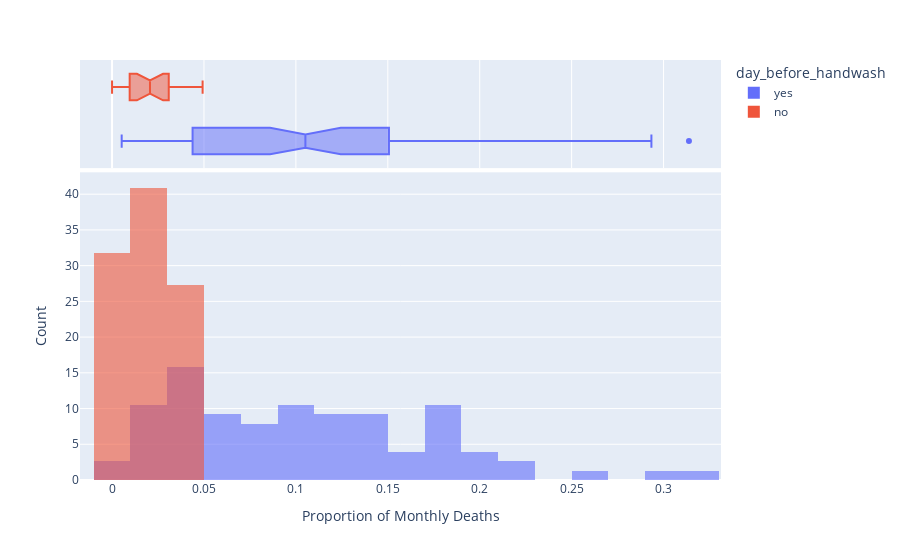

Notebook source saved alongside this figure:
### Markdown cell above
### Use Histograms to Visualise the Monthly Distribution of Outcomes

**Challenge**: Create a [plotly histogram](https://plotly.com/python/histograms/) to show the monthly percentage of deaths. 

* Use docs to check out the available parameters. Use the [`color` parameter](https://plotly.github.io/plotly.py-docs/generated/plotly.express.histogram.html) to display two overlapping histograms.
* The time period of handwashing is shorter than not handwashing. Change `histnorm` to `percent` to make the time periods comparable. 
* Make the histograms slighlty transparent
* Experiment with the number of bins on the histogram. Which number work well in communicating the range of outcomes?
* Just for fun, display your box plot on the top of the histogram using the `marginal` parameter.

### Code cell
hist = px.histogram(df_monthly, 
                   x='pct_deaths', 
                   color='day_before_handwash',
                   nbins=30,
                   opacity=0.6,
                   barmode='overlay',
                   histnorm='percent',
                   marginal='box',)
 
hist.update_layout(xaxis_title='Proportion of Monthly Deaths',
                   yaxis_title='Count',)
 
hist.show()

### Figure 1 — Plotly figure (JSON) as saved in the notebook; plotly's stock layout.template omitted (floating-point values rounded to 4 significant figures)
{"data": [{"alignmentgroup": "True", "bingroup": "x", "histnorm": "percent", "hovertemplate": "day_before_handwash=yes<br>pct_deaths=%{x}<br>percent=%{y}<extra></extra>", "legendgroup": "yes", "marker": {"color": "#636efa", "opacity": 0.6, "pattern": {"shape": ""}}, "name": "yes", "nbinsx": 30, "offsetgroup": "yes", "orientation": "v", "showlegend": true, "type": "histogram", "x": [0.1457, 0.07531, 0.04332, 0.01569, 0.007843, 0.05, 0.08421, 0.01351, 0.01878, 0.1102, 0.2255, 0.2085, 0.1222, 0.1023, 0.1074, 0.03226, 0.06593, 0.2078, 0.2546, 0.1839, 0.2934, 0.2297, 0.3138, 0.1912, 0.1597, 0.1241, 0.1193, 0.06098, 0.04082, 0.005236, 0.01554, 0.02262, 0.176, 0.07143, 0.08051, 0.1516, 0.1128, 0.1703, 0.1731, 0.05833, 0.02679, 0.04369, 0.0632, 0.01224, 0.03226, 0.1102, 0.1055, 0.07591, 0.04745, 0.04452, 0.04231, 0.04392, 0.07143, 0.06122, 0.03586, 0.1055, 0.1484, 0.1094, 0.1049, 0.1339, 0.1809, 0.1543, 0.1897, 0.1344, 0.1015, 0.131, 0.1806, 0.1439, 0.1496, 0.1077, 0.05369, 0.03215, 0.01923, 0.03607, 0.1827, 0.1224], "xaxis": "x", "yaxis": "y"}, {"alignmentgroup": "True", "hovertemplate": "day_before_handwash=yes<br>pct_deaths=%{x}<extra></extra>", "legendgroup": "yes", "marker": {"color": "#636efa"}, "name": "yes", "notched": true, "offsetgroup": "yes", "showlegend": false, "type": "box", "x": [0.1457, 0.07531, 0.04332, 0.01569, 0.007843, 0.05, 0.08421, 0.01351, 0.01878, 0.1102, 0.2255, 0.2085, 0.1222, 0.1023, 0.1074, 0.03226, 0.06593, 0.2078, 0.2546, 0.1839, 0.2934, 0.2297, 0.3138, 0.1912, 0.1597, 0.1241, 0.1193, 0.06098, 0.04082, 0.005236, 0.01554, 0.02262, 0.176, 0.07143, 0.08051, 0.1516, 0.1128, 0.1703, 0.1731, 0.05833, 0.02679, 0.04369, 0.0632, 0.01224, 0.03226, 0.1102, 0.1055, 0.07591, 0.04745, 0.04452, 0.04231, 0.04392, 0.07143, 0.06122, 0.03586, 0.1055, 0.1484, 0.1094, 0.1049, 0.1339, 0.1809, 0.1543, 0.1897, 0.1344, 0.1015, 0.131, 0.1806, 0.1439, 0.1496, 0.1077, 0.05369, 0.03215, 0.01923, 0.03607, 0.1827, 0.1224], "xaxis": "x2", "yaxis": "y2"}, {"alignmentgroup": "True", "bingroup": "x", "histnorm": "percent", "hovertemplate": "day_before_handwash=no<br>pct_deaths=%{x}<br>percent=%{y}<extra></extra>", "legendgroup": "no", "marker": {"color": "#EF553B", "opacity": 0.6, "pattern": {"shape": ""}}, "name": "no", "nbinsx": 30, "offsetgroup": "no", "orientation": "v", "showlegend": true, "type": "histogram", "x": [0.02239, 0.012, 0.01894, 0.0458, 0.03957, 0.04472, 0.0293, 0.03534, 0.006873, 0, 0.006557, 0.009585, 0.01136, 0.003717, 0, 0.009615, 0.02341, 0.02903, 0.0134, 0.02233, 0.03085, 0.04926], "xaxis": "x", "yaxis": "y"}, {"alignmentgroup": "True", "hovertemplate": "day_before_handwash=no<br>pct_deaths=%{x}<extra></extra>", "legendgroup": "no", "marker": {"color": "#EF553B"}, "name": "no", "notched": true, "offsetgroup": "no", "showlegend": false, "type": "box", "x": [0.02239, 0.012, 0.01894, 0.0458, 0.03957, 0.04472, 0.0293, 0.03534, 0.006873, 0, 0.006557, 0.009585, 0.01136, 0.003717, 0, 0.009615, 0.02341, 0.02903, 0.0134, 0.02233, 0.03085, 0.04926], "xaxis": "x2", "yaxis": "y2"}], "layout": {"barmode": "overlay", "legend": {"title": {"text": "day_before_handwash"}, "tracegroupgap": 0}, "margin": {"t": 60}, "xaxis": {"anchor": "y", "domain": [0, 1], "title": {"text": "Proportion of Monthly Deaths"}}, "xaxis2": {"anchor": "y2", "domain": [0, 1], "matches": "x", "showgrid": true, "showticklabels": false}, "yaxis": {"anchor": "x", "domain": [0, 0.7326], "title": {"text": "Count"}}, "yaxis2": {"anchor": "x2", "domain": [0.7426, 1], "matches": "y2", "showgrid": false, "showline": false, "showticklabels": false, "ticks": ""}}}
